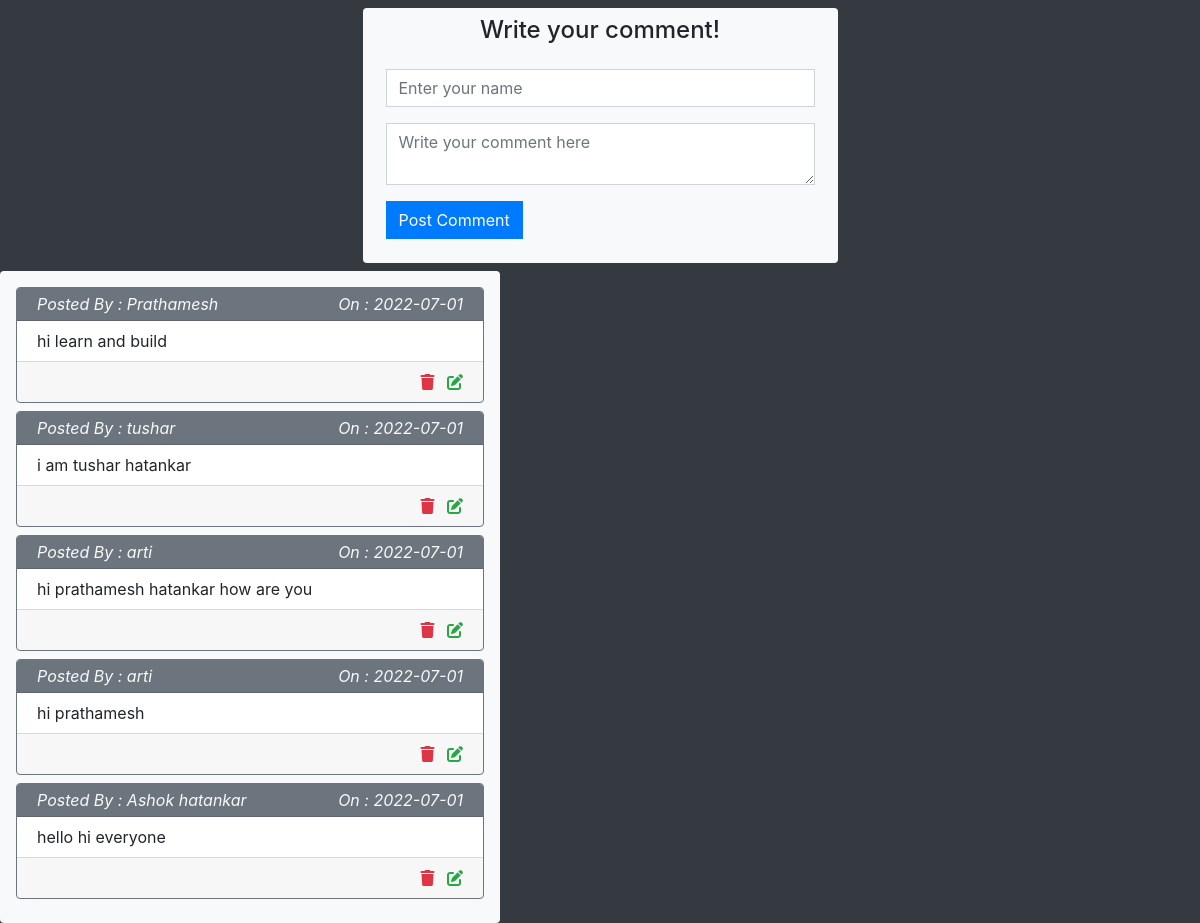
The page / on the database its author committed.
### tables this page shows
CREATE TABLE `comment_table` (
  `id` int(11) NOT NULL,
  `name` varchar(100) NOT NULL,
  `comment` text NOT NULL,
  `cur_date` date NOT NULL
);

### action.php (called while the page is built, shortened)
<?php
$u_name="";
$update=false;
?>

### index.php (the view, shortened to what this page needs)
<?php
require 'action.php';
?>
<!DOCTYPE html>
<html lang="en">
<head>
<link rel="stylesheet" href="https://cdn.jsdelivr.net/npm/bootstrap@4.6.1/dist/css/bootstrap.min.css">
</head>
<body class="bg-dark">
    <div class="container">
        <div class="row justify-content-center mb-2">
            <div class="col-lg-5 bg-light rounded mt-2">
                <h4 class="text-center p-2">Write your comment!</h4>
                <form action="index.php" method="POST" class="p-2">
                    <div class="form-group">
                        <input type="text" name="name" class="form-control rounded-0" placeholder="Enter your name" required value="<?=$u_name; ?>">
                    </div>
                    <div class="form-group">
                        <textarea name="comment" class="form-control rounded-0" placeholder="Write your comment here" required><?=$u_comment; ?></textarea>
                    </div>
                    <div class="form-group">
                        <?php if($update==true) { ?>
                        <input type="submit" name="update" class="btn btn-success rounded-0" value="Update comment">
                        <?php } else { ?>
                       <input type="submit" name="submit" class="btn btn-primary rounded-0" value="Post Comment">
                       <?php } ?>
                        <h5 class="float-right text-success p-2"><?= $msg; ?></h5>
                    </div>
                </form>
            </div>
        </div>
        </div class="row justify-content-center mb-2">
            <div class="col-lg-5 rounded bg-light p-3">
                <?php
                    $sql="SELECT * FROM comment_table ORDER BY id DESC";
                    $result=$conn->query($sql);
                    while($row=$result->fetch_assoc()){
                ?>
                <div class="card mb-2 border-secondary">
                    <div class="card-header bg-secondary py-1 text-light">
                        <span class="font-italic">Posted By : <?= $row['name'] ?></span>
                        <span class="float-right font-italic">On : <?= $row['cur_date'] ?></span>
                    </div>
                    <div class="card-body py-2">
                        <p class="card-text"><?= $row['comment'] ?></p>
                    </div>
                    <div class="card-footer py-2">
                        <div class="float-right">
                        <a href="action.php?del=<?= $row['id'] ?>" class="text-danger mr-2" onclick="return confirm('Do you want to delete this comment?');" title="Delete"><i class="fas fa-trash"></i></a>
                        <a href="index.php?edit=<?= $row['id'] ?>" class="text-success" title="Edit"><i class="fas fa-edit"></i></a>
                        </div>
                    </div>
                </div>
                <?php }  ?>
            </div>
</body>
</html>

### rows shown on the page
comment_table: name "Prathamesh", cur_date "2022-07-01", comment "hi learn and build"
comment_table: name "tushar", cur_date "2022-07-01", comment "i am tushar hatankar"
comment_table: name "arti", cur_date "2022-07-01", comment "hi prathamesh hatankar how are you"
comment_table: name "arti", cur_date "2022-07-01", comment "hi prathamesh"
comment_table: name "Ashok hatankar", cur_date "2022-07-01", comment "hello hi everyone"
